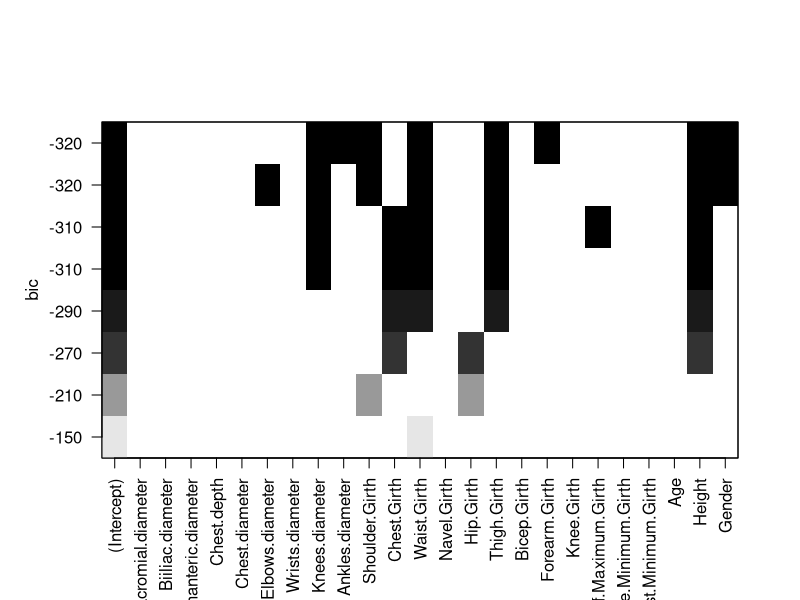

Generate this figure with R:

#------------------------------------------------------------------------------
# Importar los paquetes, instalándolos de ser necesario.
if (!require(tidyverse)) {
  install.packages("tidyverse", dependencies = TRUE)
  require(tidyverse) }
if (!require(ggpubr)) {
  install.packages("ggpubr", dependencies = TRUE)
  require(ggpubr) }
if (!require(leaps)) {
  install.packages("leaps", dependencies = TRUE)
  require(leaps) }
if (!require(car)){
  install.packages("car", dependencies = TRUE)
}
if (!require(ggplot2)){
  install.packages("ggplot2", dependencies = TRUE)
}
if (!require(reshape)){
  install.packages("reshape", dependencies = TRUE)
  require(reshape)
}
if (!require(pROC)){
  install.packages("pROC", dependencies = TRUE)
  require(pROC)
}

if (!require(caret)){
  install.packages("caret", dependencies = TRUE)
  require(caret)
}

# Se setea el workspace
setwd("C:\\Users\\Dyllan\\Desktop\\TrabajosIME\\EP-13")
datos <- read.csv2("EP13 Datos.csv",encoding = "UTF-8")
#Se leen los datos y se guardan.
#datos <- read.csv2(file.choose())

#1.Definir la semilla a utilizar, que corresponde a los primeros cinco dígitos 
#del RUN del integrante de mayor edad del equipo.

#Se establece una semilla con los últimos 5 dígitos finales del RUN del 
# integrante de mayor edad del grupo.
set.seed(72186)
alfa <- 0.05

#2. Seleccionar una muestra de 100 personas, asegurando que la mitad tenga 
#estado nutricional “sobrepeso” y la otra mitad “no sobrepeso”. 

#Se selecciona la columna de Estatura que se encuentra en cm y se debe pasar a 
# metros.
estaturaMetros <- select(datos,Height)/100
Peso <- select(datos,Weight)
#Ahora que se tiene la estatura en metros se puede calcular el IMC.
IMC <- Peso/(estaturaMetros**2)

datos <- data.frame(datos,IMC)
#Se añade al dataframe la variable nueva llamada IMC
datos <- rename(datos, c(Weight.1="IMC"))
#Viendo la literatura ifelse(vector, valor_si_TRUE, valor_si_FALSE)
# ref: https://bookdown.org/jboscomendoza/r-principiantes4/if-else.html
datos$EN <- ifelse(datos$IMC >= 25.0, "sobrepeso","no sobrepeso")
datos$EN <- factor(datos$EN)
# seleccionan 100 personas donde 50 deben tener sobrepeso y 50 no sobre peso.
sobrePeso <- sample_n(datos %>% filter(EN == "sobrepeso"),50,replace=TRUE)
noSobrePeso <- sample_n(datos %>% filter(EN == "no sobrepeso"),50,replace=FALSE)
#Se dejan en el dataframe
datos<- rbind(sobrePeso,noSobrePeso)

#3.Usando las herramientas del paquete leaps, realizar una búsqueda exhaustiva 
#para seleccionar entre dos y ocho predictores que ayuden a estimar la variable 
#Peso (Weight), obviamente sin considerar las nuevas variables IMC ni EN, y 
#luego utilizar las funciones del paquete caret para construir un modelo de 
#regresiónlineal múltiple con los predictores escogidos y evaluarlo usando 
#bootstrapping.

#Se debe realizar la búsqueda exhaustiva sin las variables IMC ni EN.

columnasSinVariables <- datos %>% select(!c("IMC","EN"))

# Ajustar modelo con todos los subconjuntos, ya que el libro nos dice explícitamente
# que este método es una alternativa mucho más exhaustiva.
modelos <- regsubsets ( Weight ~ . , data = columnasSinVariables , method = "exhaustive",
                           nbest = 1 , nvmax = 8)

print ( plot ( modelos ) )

#Al analizar el bic y el gráfico se puede observar que los dos datos predictores
# mejores pueden ser Waist.Girth y Thigh.Girth.

#Al igual que en el EP-14 se deja un dataframe solo con los predictores de interés.
predictores_escogidos <- columnasSinVariables %>% select(Waist.Girth,Thigh.Girth,Weight)

#Una vez al tener los predictores elegidos se procede a realizar bootstrapping.
# según en este página:
#http://www.sthda.com/english/articles/38-regression-model-validation/156-bootstrap-resampling-essentials-in-r/ 
# en el apartado de "Evaluating a predictive model performance" para aplicar
# bootstrapping a un modelo predictivo se puede utilizar la función train de la 
# siguiente manera:

# Se define train control, el cual indica el metodo de bootstrap con 1999 datos de
# remuestreo.
train.control <- trainControl(method = "boot", number = 1999)
# Se aplica a la función train el metodo anterior
bootstrap <- train(Weight ~., data = predictores_escogidos, method = "lm",
               trControl = train.control)
# Se imprimen los resultados.
print(bootstrap)

#El R-cuadrado representa la proporción de variación en el resultado explicada 
#por las variables predictoras incluidas en el modelo. Cuanto mayor sea el 
#R-cuadrado, mejor será el modelo.
#Se puede observar que el R-Cuadrado es 0.859 lo cual está muy cercano a 1,
# por lo que se puede asumir que el modelo es aceptable.


#4)Haciendo un poco de investigación sobre el paquete caret, en particular 
#cómo hacer Recursive Feature Elimination (RFE), construir un modelo de 
#regresión lineal múltiple para predecir la variable IMC que incluya
#entre 10 y 20 predictores, seleccionando el conjunto de variables que maximice 
#R2 y que use cinco repeticiones de validación cruzada de cinco pliegues para 
#evitar el sobreajuste (obviamente no se debe considerar las variables Peso, 
#Estatura ni estado nutricional –Weight, Height, EN respectivamente).
